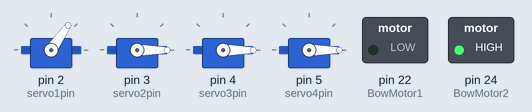
A sketch run on a simulated Arduino Mega 2560, built with avr-gcc and run on an emulated ATmega2560. On the bench: 4 × servo, switched loads named in the sketch (green lamp = pin HIGH).

Above: at 0.1 s.
Timing chart, 0 to 1.6 s (numbered marks = the images above):
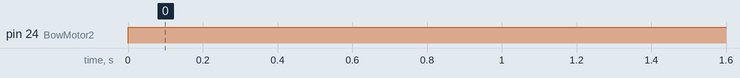

The sketch:

Run_Bow.ino
```cpp
#include <Servo.h>
const int BAUD_RATE = 9600;

const int BowMotor1 = 22;
const int BowMotor2 = 24;

//Servos
Servo servo1;
Servo servo2;
Servo servo3;
Servo servo4;

const int servo1pin = 2;
const int servo2pin = 3;
const int servo3pin = 4;
const int servo4pin = 5;


void setup()
{
  Serial.begin(BAUD_RATE);
  pinMode(BowMotor1, OUTPUT);
  pinMode(BowMotor2, OUTPUT);

 //Attach servos
  servo1.attach(servo1pin);
  servo2.attach(servo2pin);
  servo3.attach(servo3pin);
  servo4.attach(servo4pin);
}

void loop()
{

  //Push strings down
  servo1.write(55);  //55 is down, -10 is up
  servo2.write(0);  //65 is down
  servo3.write(0);  //85 is down
  servo4.write(0);  //85 is down

  digitalWrite(BowMotor1, LOW);
  digitalWrite(BowMotor2, HIGH);

}
```

Measured:
- by itself, pin 24 (BowMotor2): LOW → HIGH at 0.00 s
